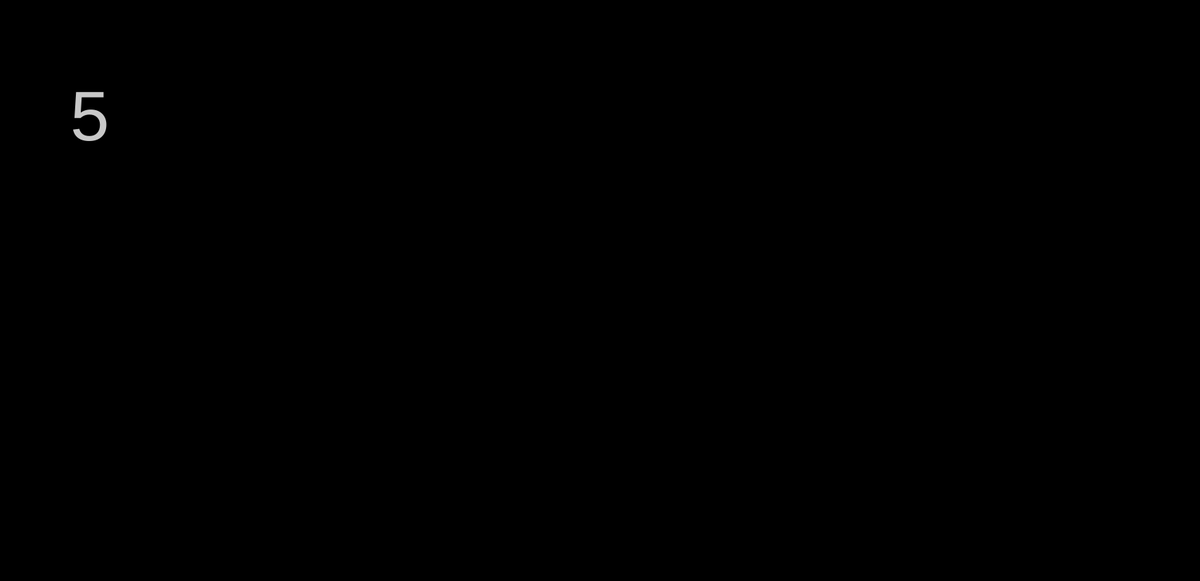
Frame 1 (no input)
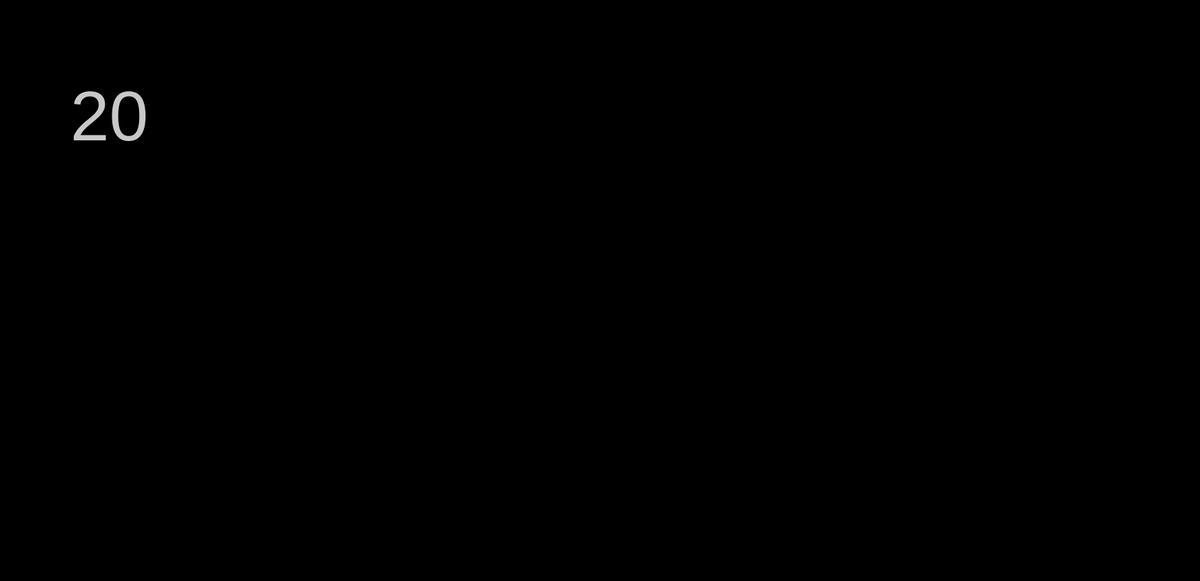
Frame 60 (no input)
Frame 120 (the mouse pressed at the canvas centre since frame 60): identical to frame 60, image omitted

The p5.js sketch that drew these frames (run headless with seeded random() and noise() and a simulated clock; from frame 60 on, the mouse is pressed at the canvas centre):

// p5.js sketch
// ── sketch.js
let colour = 0
let test = 5

function setup() {
    createCanvas(1708, 828);
}

function draw() {
    background(colour);
    if (colour > 200) {
        colour = 0;
    }
    fill(200);
    textSize(100);
    text(`${test}`, 100, 200);
    // test = lerp(25, 135, 0.5);
    // test = lerp(21, 56, 0.2);
    test = lerp(5, 10, 3);
    // WHY IS IT NOT WORKING

    // WOOOOH, I FIGURED IT OUT
    // variable = lerp(val1, val2, amt);
    // Means it'll do val2 minus val1, multiply that by amt, then add val1 to it. I am so happy right now.
}

function keyPressed() {
    if (key === ' ') {
        lerpTest();
    }
}

function lerpTest() {

colour = lerp(colour, 255, 0.1);
}
